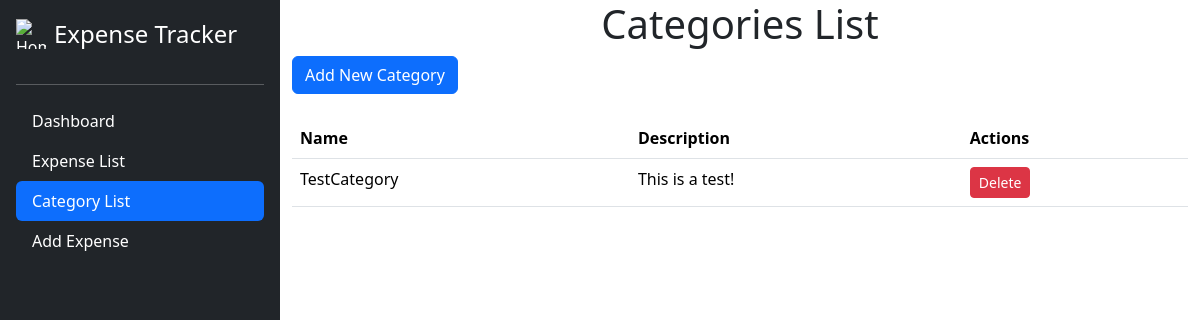
The page /categories on the database as committed earlier.
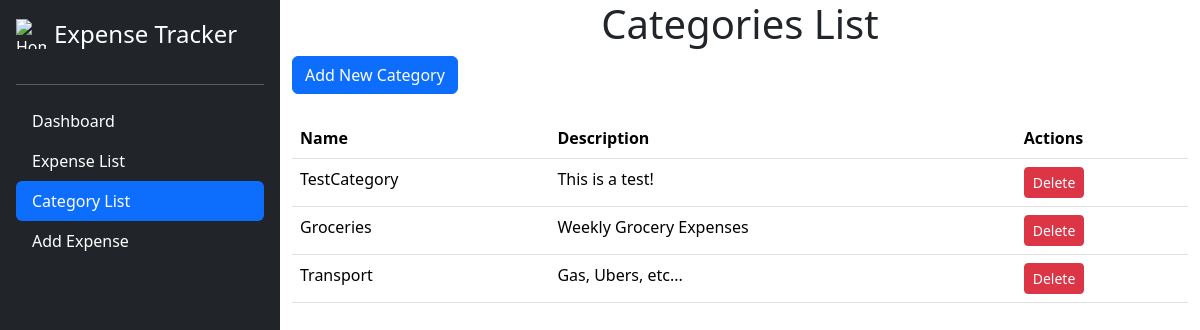
The same page on the database as committed later.
### models.py (models this page shows, shortened)
class Category(db.Model):
    id = db.Column(db.Integer, primary_key=True)
    name = db.Column(db.String(50), nullable=False, unique=True)
    description = db.Column(db.String(200))
    expense = db.relationship('Expenses', backref='category', lazy=True)

### routes.py (the view)
@main.route('/categories')
def categories():
    categories = Category.query.all()
    return flask.render_template('categories.html', categories=categories)

### templates/categories.html (shortened to what this page needs)
{% extends 'base.html' %}
{% block body %}
<div class="fade-in" role="main">
    <div class="bg-custom-indigo-element rounded-3">
        <h1 class="text-center" id="categories-list">Categories List</h1>
    </div>
    <div class="container">
        <div class="row mb-4">
            <div class="col">
                <button type="button" class="btn btn-primary" data-bs-toggle="modal" data-bs-target="#addCategoryModal">
                    Add New Category
                </button>
            </div>
        </div>
        <div class="table-responsive">
            <table class="table">
                <thead>
                    <tr>
                        <th>Name</th>
                        <th>Description</th>
                        <th>Actions</th>
                    </tr>
                </thead>
                <tbody>
                    {% for category in categories %}
                    <tr>
                        <td>{{ category.name }}</td>
                        <td>{{ category.description }}</td>
                        <td>
                            <form action="{{ url_for('main.delete_category', id=category.id) }}" method="POST" class="d-inline">
                                <button type="submit" class="btn btn-danger btn-sm">Delete</button>
                            </form>
                        </td>
                    </tr>
                    {% endfor %}
                </tbody>
            </table>
        </div>
    </div>
</div>
{% endblock %}

Rows that differ between the two databases and show on the page:
added Category: name "Groceries", description "Weekly Grocery Expenses"
added Category: name "Transport", description "Gas, Ubers, etc..."
